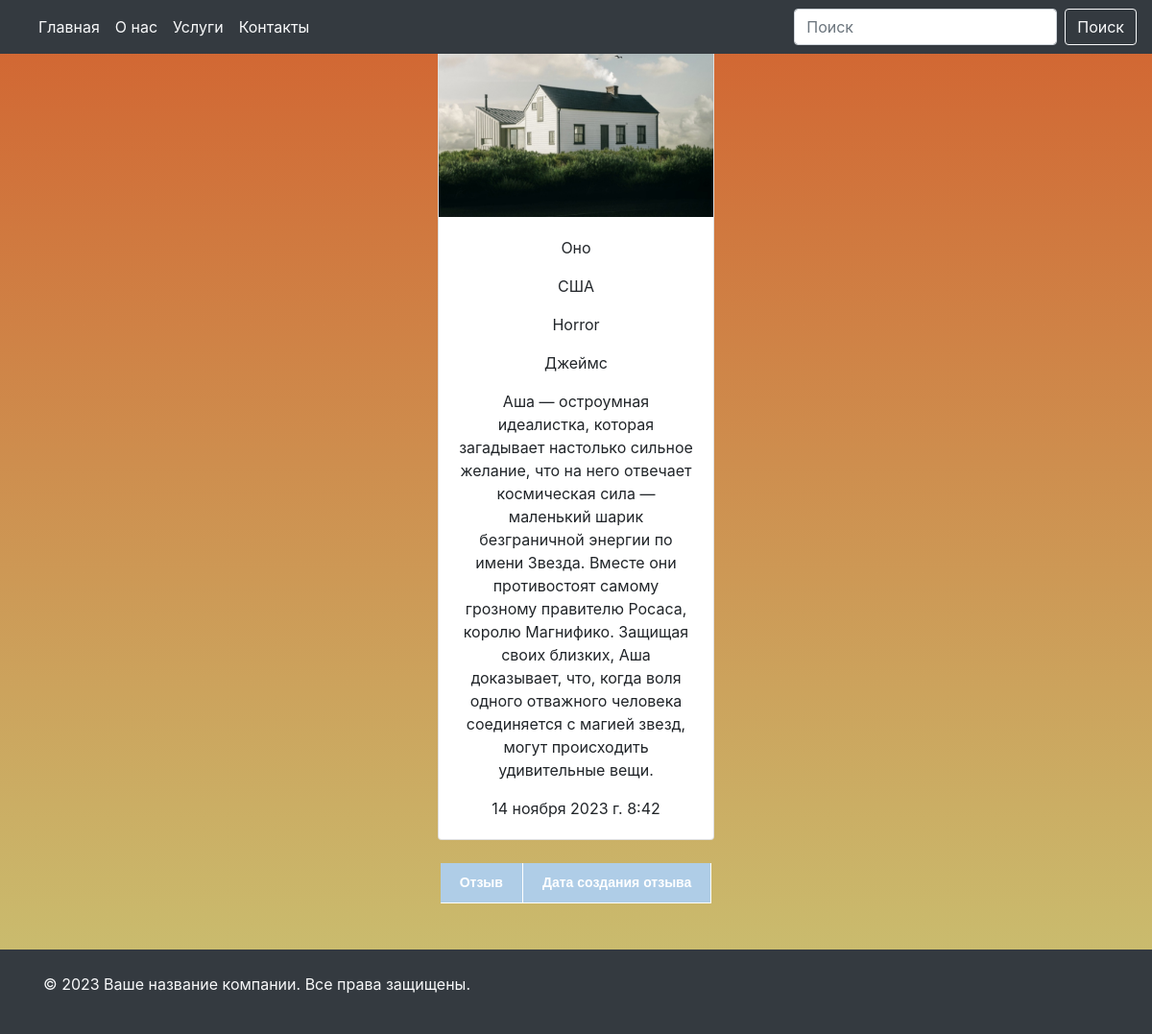
Before: /film_list/1/ with the older database file.
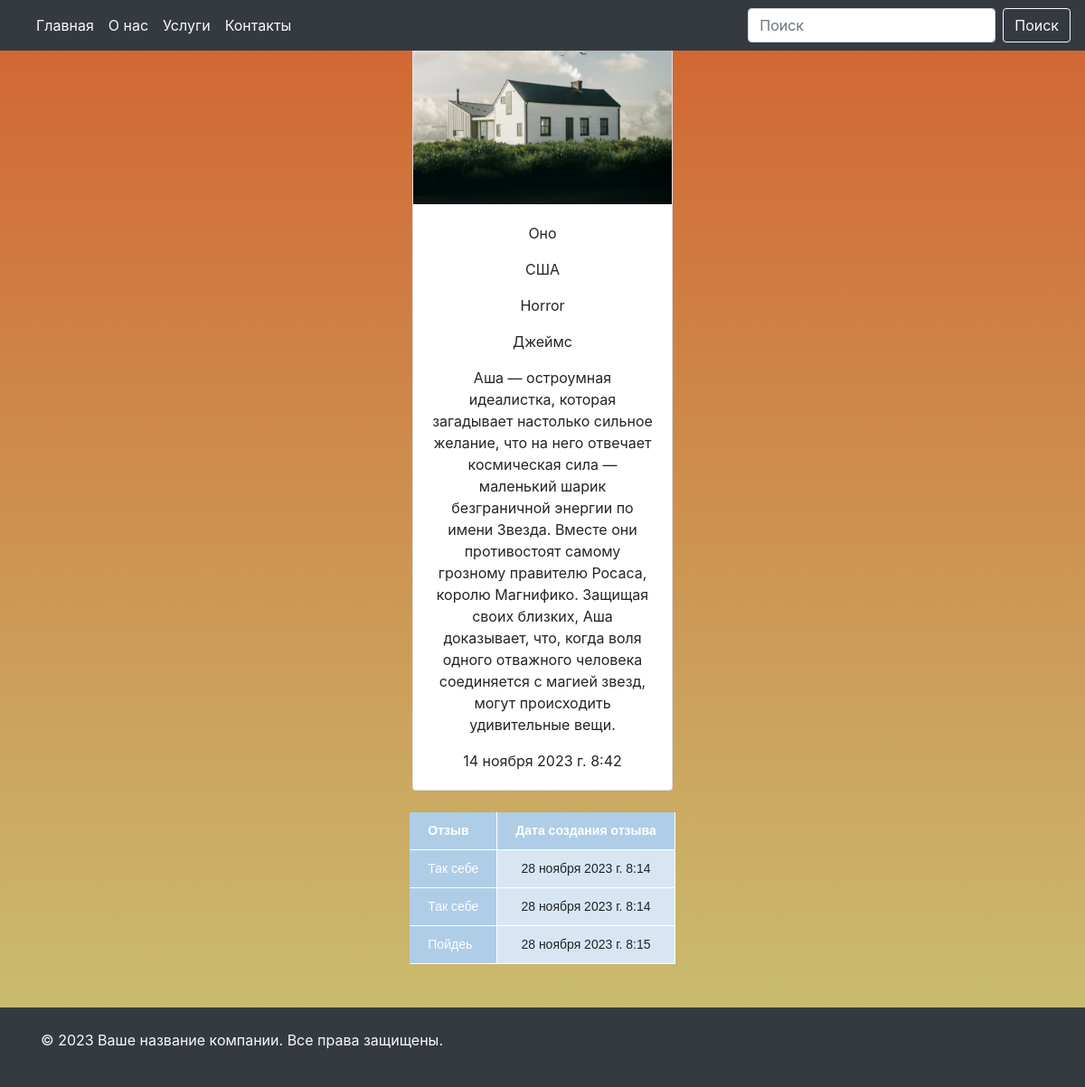
After: the same page with the newer database file.
### main_page/models.py (models this page shows, shortened)
class FilmModel(models.Model):
    GENRE = (
        ('Horror', 'Horror'),
        ('Dramma', 'Dramma')
    )
    title = models.CharField(max_length=100, verbose_name='Укажите название фильма')
    country = models.CharField(max_length=100, verbose_name='Укажите название страны')
    image = models.ImageField(max_length=100, upload_to='films/')
    genre = models.CharField(max_length=100, choices=GENRE)
    director = models.CharField(max_length=100, verbose_name='Укажите директора')
    description = models.TextField(verbose_name='Укажите описание', blank=True)
    created_at = models.DateTimeField(auto_now_add=True)
    class Meta:
        verbose_name = 'Фильм'
        verbose_name_plural = 'Фильмы'

class ReviewFilmModel(models.Model):
    film_list = models.ForeignKey(FilmModel, on_delete=models.CASCADE, related_name='comment_object', null=True)
    review_text = models.TextField()
    created_at = models.DateTimeField(auto_now_add=True)

### main_page/views.py (the view)
# urls.py: path('film_list/<int:id>/', film_detail_view),
def film_detail_view(request, id):
    if request.method == 'GET':
        film_id = get_object_or_404(FilmModel, id=id)
        return render(request, template_name='films/film_detail.html', context={'film_id': film_id})

### templates/films/film_detail.html (shortened to what this page needs)
{% include 'header_and_footer/header.html' %}
<center>
    <div class="card" style="width: 18rem;">
        <img src="{{film_id.image.url}}" class="card-img-top" alt="...">
        <div class="card-body">
            <p class="card-text">{{film_id.title}}</p>
            <p class="card-text">{{film_id.country}}</p>
            <p class="card-text">{{film_id.genre}}</p>
            <p class="card-text">{{film_id.director}}</p>
            <p class="card-text">{{film_id.description}}</p>
            <p class="card-text">{{film_id.created_at}}</p>
        </div>
    </div>
</center>
<br>
<center>
    <table>
        <tr>
            <th>Отзыв</th>
            <th>Дата создания отзыва</th>
        </tr>
        {% for i in film_id.comment_object.all %}
        <tr>
            <td>{{i.review_text}}</td>
            <td>{{i.created_at}}</td>
        </tr>
        {% endfor %}
    </table>
</center>
{% include 'header_and_footer/footer.html' %}

### templates/header_and_footer/header.html (shortened to what this page needs)
<!DOCTYPE html>
<html lang="en">
<head>
    <link rel="stylesheet" href="https://maxcdn.bootstrapcdn.com/bootstrap/4.5.2/css/bootstrap.min.css">
</head>
<body>
<nav class="navbar navbar-expand-lg navbar-light bg-dark fixed-top">
  <div class="collapse navbar-collapse " id="navbarNav">
    <ul class="navbar-nav ">
      <li class="nav-item active ">
        <a class="nav-link text-light "  href="#">Главная <span class="sr-only">(текущая)</span></a>
      </li>
      <li class="nav-item">
        <a class="nav-link text-light" href="#">О нас</a>
      </li>
      <li class="nav-item">
        <a class="nav-link text-light" href="#">Услуги</a>
      </li>
      <li class="nav-item">
        <a class="nav-link text-light" href="#">Контакты</a>
      </li>
    </ul>
       <form class="form-inline ml-auto">
            <input class="form-control mr-sm-2" type="search" placeholder="Поиск" aria-label="Search">
            <button class="btn btn-outline-light my-2 my-sm-0" type="submit">Поиск</button>
        </form>
  </div>
</nav>
<br>

### templates/header_and_footer/footer.html (shortened to what this page needs)
<footer class="bg-dark text-light py-4 mt-5">
  <div class="container">
    <p>© 2023 Ваше название компании. Все права защищены.</p>
  </div>
</footer>
</body>
</html>

### templates/header_and_footer/header.html (style rules this page uses)
body { background: linear-gradient(to bottom, #d26330, #c9c373); }

### templates/films/film_detail.html (style rules this page uses)
table { font-family: "Lucida Sans Unicode", "Lucida Grande", Sans-Serif; font-size: 14px; border-collapse: collapse; text-align: center; }
th, td:first-child { background: #AFCDE7; color: white; padding: 10px 20px; }
th, td { border-style: solid; border-width: 0 1px 1px 0; border-color: white; }
td { background: #D8E6F3; }
th:first-child, td:first-child { text-align: left; }

Changed rows visible on the page:
added ReviewFilmModel: review_text "Так себе", created_at "28 ноября 2023 г. 8:14"
added ReviewFilmModel: review_text "Так себе", created_at "28 ноября 2023 г. 8:14"
added ReviewFilmModel: review_text "Пойдеь", created_at "28 ноября 2023 г. 8:15"
